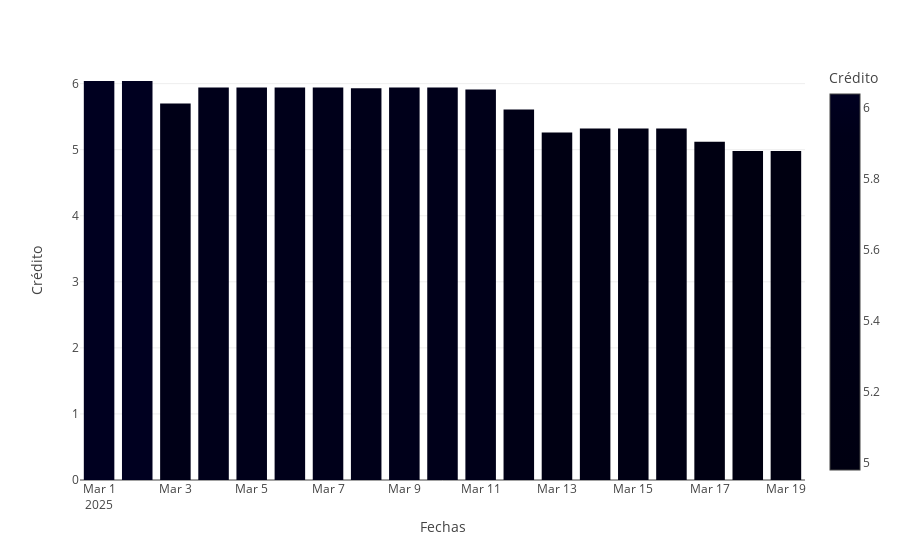

Notebook source saved alongside this figure:
### Code cell
data_canada=o.colData(o.df, "Crédito", addDates=True).copy().head(19)
fig = px.bar(data_canada, x='Fechas', y='Crédito', color="Crédito")
fig.show()

### Figure 1 — Plotly figure (JSON) as saved in the notebook; plotly's stock layout.template omitted (floating-point values rounded to 4 significant figures)
{"data": [{"alignmentgroup": "True", "hovertemplate": "Fechas=%{x}<br>Crédito=%{marker.color}<extra></extra>", "legendgroup": "", "marker": {"color": [6.04, 6.04, 5.7, 5.94, 5.94, 5.94, 5.94, 5.93, 5.94, 5.94, 5.91, 5.61, 5.26, 5.32, 5.32, 5.32, 5.12, 4.98, 4.98], "coloraxis": "coloraxis", "pattern": {"shape": ""}}, "name": "", "offsetgroup": "", "orientation": "v", "showlegend": false, "textposition": "auto", "type": "bar", "x": ["2025-03-01", "2025-03-02", "2025-03-03", "2025-03-04", "2025-03-05", "2025-03-06", "2025-03-07", "2025-03-08", "2025-03-09", "2025-03-10", "2025-03-11", "2025-03-12", "2025-03-13", "2025-03-14", "2025-03-15", "2025-03-16", "2025-03-17", "2025-03-18", "2025-03-19"], "xaxis": "x", "y": [6.04, 6.04, 5.7, 5.94, 5.94, 5.94, 5.94, 5.93, 5.94, 5.94, 5.91, 5.61, 5.26, 5.32, 5.32, 5.32, 5.12, 4.98, 4.98], "yaxis": "y"}], "layout": {"barmode": "relative", "coloraxis": {"colorbar": {"title": {"text": "Crédito"}}, "colorscale": [[0, "#000011"], [0.1111, "#000012"], [0.2222, "#000013"], [0.3333, "#000014"], [0.4444, "#000015"], [0.5556, "#000016"], [0.6667, "#000017"], [0.7778, "#000018"], [0.8889, "#000019"], [1, "#000020"]]}, "legend": {"tracegroupgap": 0}, "margin": {"t": 60}, "xaxis": {"anchor": "y", "domain": [0, 1], "title": {"text": "Fechas"}}, "yaxis": {"anchor": "x", "domain": [0, 1], "title": {"text": "Crédito"}}}}
